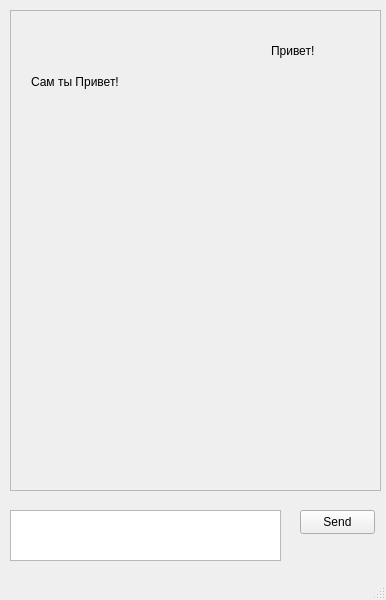
<?xml version="1.0" encoding="UTF-8"?>
<ui version="4.0">
 <class>MainWindow</class>
 <widget class="QMainWindow" name="MainWindow">
  <property name="geometry">
   <rect>
    <x>0</x>
    <y>0</y>
    <width>386</width>
    <height>600</height>
   </rect>
  </property>
  <property name="windowTitle">
   <string>MainWindow</string>
  </property>
  <widget class="QWidget" name="centralwidget">
   <widget class="QScrollArea" name="scrollArea">
    <property name="geometry">
     <rect>
      <x>10</x>
      <y>10</y>
      <width>371</width>
      <height>481</height>
     </rect>
    </property>
    <property name="widgetResizable">
     <bool>true</bool>
    </property>
    <widget class="QWidget" name="scrollAreaWidgetContents">
     <property name="geometry">
      <rect>
       <x>0</x>
       <y>0</y>
       <width>369</width>
       <height>479</height>
      </rect>
     </property>
     <widget class="QLabel" name="label_01">
      <property name="geometry">
       <rect>
        <x>260</x>
        <y>30</y>
        <width>91</width>
        <height>20</height>
       </rect>
      </property>
      <property name="text">
       <string>Привет!</string>
      </property>
     </widget>
     <widget class="QLabel" name="label_02">
      <property name="geometry">
       <rect>
        <x>20</x>
        <y>50</y>
        <width>101</width>
        <height>41</height>
       </rect>
      </property>
      <property name="text">
       <string>Сам ты Привет!</string>
      </property>
     </widget>
    </widget>
   </widget>
   <widget class="QPlainTextEdit" name="TextEdit">
    <property name="geometry">
     <rect>
      <x>10</x>
      <y>510</y>
      <width>271</width>
      <height>51</height>
     </rect>
    </property>
   </widget>
   <widget class="QPushButton" name="Send">
    <property name="geometry">
     <rect>
      <x>300</x>
      <y>510</y>
      <width>75</width>
      <height>24</height>
     </rect>
    </property>
    <property name="text">
     <string>Send</string>
    </property>
   </widget>
  </widget>
  <widget class="QMenuBar" name="menubar">
   <property name="geometry">
    <rect>
     <x>0</x>
     <y>0</y>
     <width>386</width>
     <height>22</height>
    </rect>
   </property>
  </widget>
  <widget class="QStatusBar" name="statusbar"/>
 </widget>
 <resources/>
 <connections/>
</ui>
